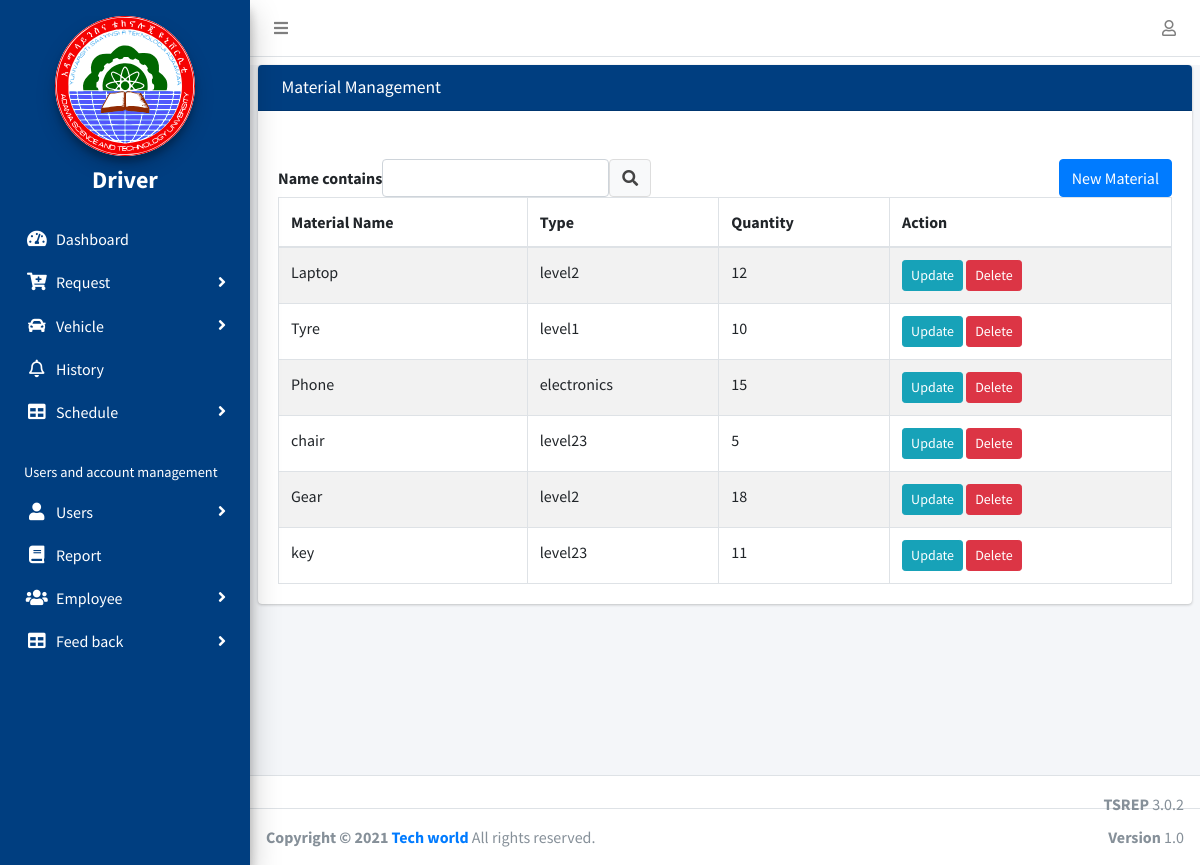
/material/ (signed in), run on the app's committed database.
### Trequest/models.py (models this page shows, shortened)
class MyUser(AbstractUser):
    first_name = models.CharField(max_length=100, null=True)
    last_name = models.CharField(max_length=100, null=True)
    email = models.EmailField(null=True, blank=True)
    ROLE = (
        ('Passenger', 'Passenger'),
        ('TSHO', 'TSHO'),
        ('Mechanic', 'Mechanic'),
        ('Driver', 'Driver'),
        ('StoreManager', 'Store Manager'),
        ('SchoolDean', 'School Dean'),
        ('DepartmentHead', 'Department Head'),
        ('VicePresident', 'Vice President'),
    )
    phone_regex = RegexValidator(
        regex=r'^\+?1?\d{10,15}$',
        message='Phone number must be entered in the format : 0987654321 or +251987654321 up to 15 digits allowed'
    )
    phone = models.CharField(
        validators=[phone_regex], max_length=15, blank=True)
    school = models.ForeignKey(
        School, on_delete=models.SET_NULL, blank=True, null=True)
    department = models.ForeignKey(
        Department, on_delete=models.SET_NULL, blank=True, null=True)
    role = models.CharField(max_length=200, choices=ROLE)
    date_registered = models.DateField(auto_now_add=True, null=True)

class Material(models.Model):
    user = models.ForeignKey(settings.AUTH_USER_MODEL,
                             null=True, on_delete=models.SET_NULL)
    name = models.CharField(max_length=200)
    type_of = models.CharField(max_length=200)
    quantity = models.PositiveIntegerField()
    date_created = models.DateField(auto_now_add=True, null=True)
    updated_at = models.DateTimeField(null=True)

### Trequest/views.py (the view)
# urls.py: path('material/', views.material_management, name="material-manage"),
@login_required(login_url='login')
def material_management(request):
    material = Material.objects.all()
    myfilter = MaterialFilter(request.GET, queryset=material)
    material = myfilter.qs
    context = {'material': material, 'myfilter': myfilter}
    return render(request, 'Trequest/material_management.html', context)

### Trequest/templates/Trequest/material_management.html (shortened to what this page needs)
{% extends 'Trequest/base.html' %}
{% load static%}
{% load crispy_forms_tags %}
{% block content %}
<div class="content-wrapper mt-2">
<section class="content">
<div class="row">
<div class="col-12 ">
<div class="card">
<div class="card-header mb-1"  style="background:#003e80;color:#fff">
<h3 class="card-title"> Material Management</h3>
</div>
<div class="card-body"><br>
    <a href="{% url 'AddMaterial' %}" style="float: right;" class="btn btn-primary">New Material</a>
<form action="" method="get" class="form-inline">
    {{myfilter.form|crispy}}
    <button class="btn btn-default" type="submit"> <i class="  fas fa-search"></i></button>
</form>
<table id="example1" class="table table-bordered table-striped">
<thead>
<tr>
<th>Material Name</th>
<th>Type</th>
<th>Quantity</th>
<th>Action</th>
</tr>
</thead>
<tbody>
{%for i in material %}
<tr>
<td>{{i.name}}</td>
<td>{{i.type_of}}</td>
<td>{{i.quantity}}</td>
<td>
<a href="{%url 'Updatematerial' i.id%}" class="btn-sm btn btn-info">Update</a>
<a href="{%url 'delete_material' i.id%}" class="btn-sm btn btn-danger">Delete</a>
</td>
</tr>
{%endfor%}
</table>
</div>
</div>
</div>
</div>
</section>
</div>
<footer class="main-footer">
<div class="float-right d-none d-sm-block">
<b>TSREP</b> 3.0.2
</div>
</footer>
</div>
{% endblock content %}

### Trequest/templates/Trequest/base.html (shortened to what this page needs)
{% load static %}
<!DOCTYPE html>
<html>
  <head>
    <link
      rel="stylesheet"
      href="{% static 'plugins/fontawesome-free/css/all.min.css' %}"
    />
    <link
      rel="stylesheet"
      href=" https://code.ionicframework.com/ionicons/2.0.1/css/ionicons.min.css"
    />
    <link
      rel="stylesheet"
      href="{% static 'plugins/tempusdominus-bootstrap-4/css/tempusdominus-bootstrap-4.min.css' %}"
    />
    <link
      rel="stylesheet"
      href="{% static 'plugins/icheck-bootstrap/icheck-bootstrap.min.css' %}"
    />
    <link
      rel="stylesheet"
      href="{% static 'plugins/jqvmap/jqvmap.min.css' %}"
    />
    <link rel="stylesheet" href="{% static 'dist/css/adminlte.min.css' %}" />
    <link
      rel="stylesheet"
      href="{% static 'plugins/overlayScrollbars/css/OverlayScrollbars.min.css' %}"
    />
    <link
      rel="stylesheet"
      href="{% static 'plugins/daterangepicker/daterangepicker.css' %}"
    />
    <link
      rel="stylesheet"
      href="{% static 'plugins/summernote/summernote-bs4.css' %}"
    />
    <link
      rel="stylesheet"
      href="{% static 'plugins/datatables-bs4/css/dataTables.bootstrap4.css' %}"
    />
  </head>
  <body class="hold-transition sidebar-mini layout-fixed">
    <div class="wrapper">
      <nav class="main-header navbar navbar-expand navbar-white navbar-light">
        <ul class="navbar-nav">
          <li class="nav-item">
            <a class="nav-link" data-widget="pushmenu" href="#"
              ><i class="fas fa-bars"></i
            ></a>
          </li>
        </ul>
        <ul class="navbar-nav ml-auto">
          <li class="nav-item dropdown">
            <a class="nav-link" data-toggle="dropdown" href="#"
              ><i class="far fa-user"></i
            ></a>
          </li>
        </ul>
      </nav>
      <aside
        class="main-sidebar elevation-4"
        style="background: #003e80; color: white"
      >
        <div class="sidebar" style="color: white">
          <div class="user-panel mt-3 pb-3 mb-3s">
            <a href="{% url 'index' %}">
              <div style="text-align: center">
                <img
                  src="{% static 'dist/img/astu_logo.svg' %}"
                  alt="Astu Logo"
                  style="width: 60%; height: auto; background: white"
                  class="brand-image img-circle elevation-3"
                />
                <h5 style="margin-top: 10px; color: white; font-size: 2vw">
                  <strong>{{request.user.role}}</strong>
                </h5>
              </div>
            </a>
          </div>
          <nav>
            <ul
              class="nav nav-pills nav-sidebar flex-column"
              data-widget="treeview"
              role="menu"
              data-accordion="false"
            >
              <li class="nav-item has-treeview menu-open">
                <a href="{% url 'index' %}" class="list nav-link">
                  <i class="side nav-icon fas fa-tachometer-alt"></i>
                  <p style="color: white">Dashboard</p>
                </a>
              </li>
              <li class="nav-item has-treeview">
                <a href="#" class="list nav-link">
                  <i class="side nav-icon fa fa-cart-plus"></i>
                  <p style="color: white">
                    Request
                    <i class="fas fa-angle-right right"></i>
                  </p>
                </a>
              </li>
              <li class="nav-item has-treeview">
                <a href="#" class="list nav-link">
                  <i class="side nav-icon fas fa-car"></i>
                  <p style="color: white">
                    Vehicle
                    <i class="right fas fa-angle-right"></i>
                  </p>
                </a>
              </li>
              <li class="nav-item has-treeview">
                <a href="{% url 'history' %}" class="list nav-link">
                  <i class="side nav-icon far fa-bell"></i>
                  <p style="color: white">History</p>
                </a>
              </li>
              <li class="nav-item has-treeview">
                <a href="#" class="list nav-link">
                  <i class="side nav-icon fas fa-table"></i>
                  <p style="color: white">
                    Schedule
                    <i class="fas fa-angle-right right"></i>
                  </p>
                </a>
              </li>
              <li class="nav-header">Users and account management</li>
              <li class="nav-item has-treeview">
                <a href="#" class="list nav-link">
                  <i class="side nav-icon fas fa-user"></i>
                  <p style="color: white">
                    Users
                    <i class="fas fa-angle-right right"></i>
                  </p>
                </a>
              </li>
              <li class="nav-item has-treeview">
                <a href="{% url 'report' %}" class="list nav-link">
                  <i class="side nav-icon fa fa-book"></i>
                  <p style="color: white">Report</p>
                </a>
              </li>
              <li class="nav-item has-treeview">
                <a href="#" class="list nav-link">
                  <i class="side nav-icon fas fa-users"></i>
                  <p style="color: white">
                    Employee
                    <i class="fas fa-angle-right right"></i>
                  </p>
                </a>
              </li>
               <li class="nav-item has-treeview">
                    <a href="#" class="list nav-link">
                      <i class="side nav-icon fas fa-table"></i>
                      <p style="color: white">
                        Feed back
                        <i class="fas fa-angle-right right"></i>
                      </p>
                    </a>
                  </li>
            </ul>
          </nav>
        </div>
      </aside>
      {% block content %}
      {% endblock content %}
      {% include 'Trequest/footer.html' %}
  </body>
</html>

### Trequest/templates/Trequest/base.html (style rules this page uses)
.side { color: white; }

### data on the page
MyUser: user.role "Driver"
Material: name "Laptop", type_of "level2", quantity "12"
Material: name "Tyre", type_of "level1", quantity "10"
Material: name "Phone", type_of "electronics", quantity "15"
Material: name "chair", type_of "level23", quantity "5"
Material: name "Gear", type_of "level2", quantity "18"
Material: name "key", type_of "level23", quantity "11"
